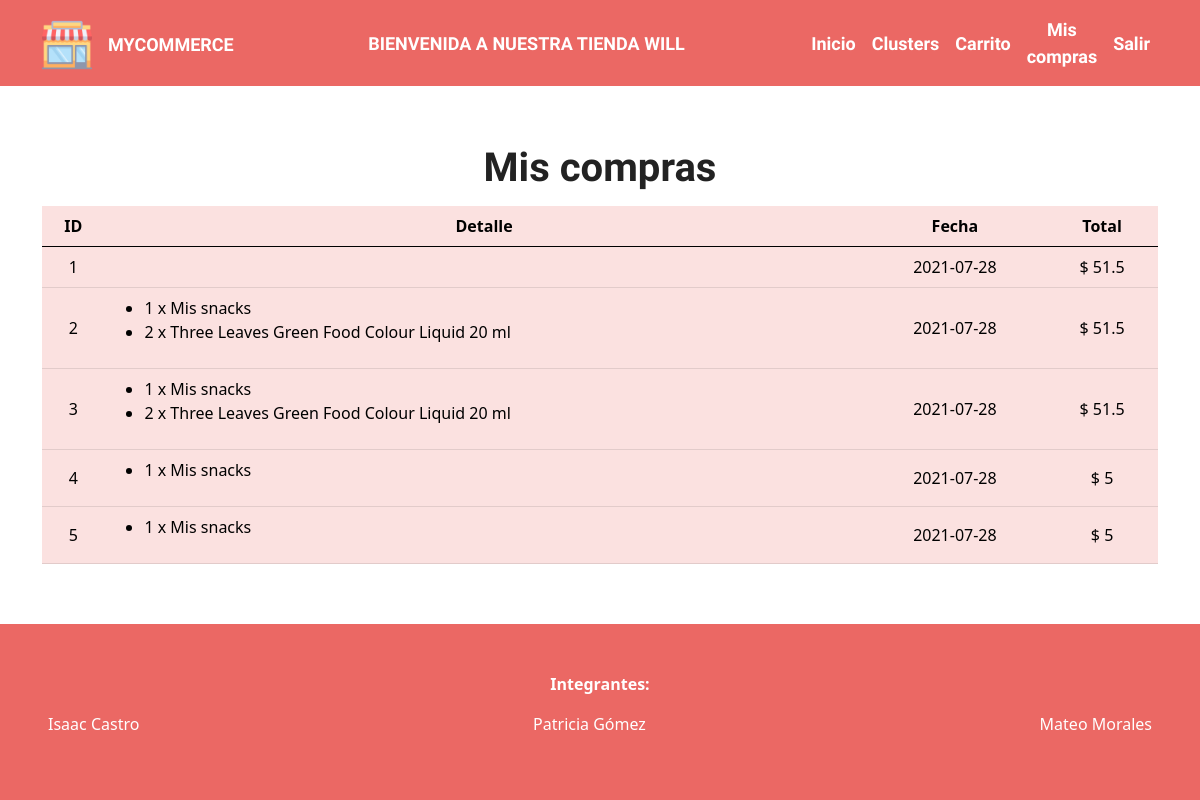
Page /compras (signed in) on the earlier database version.
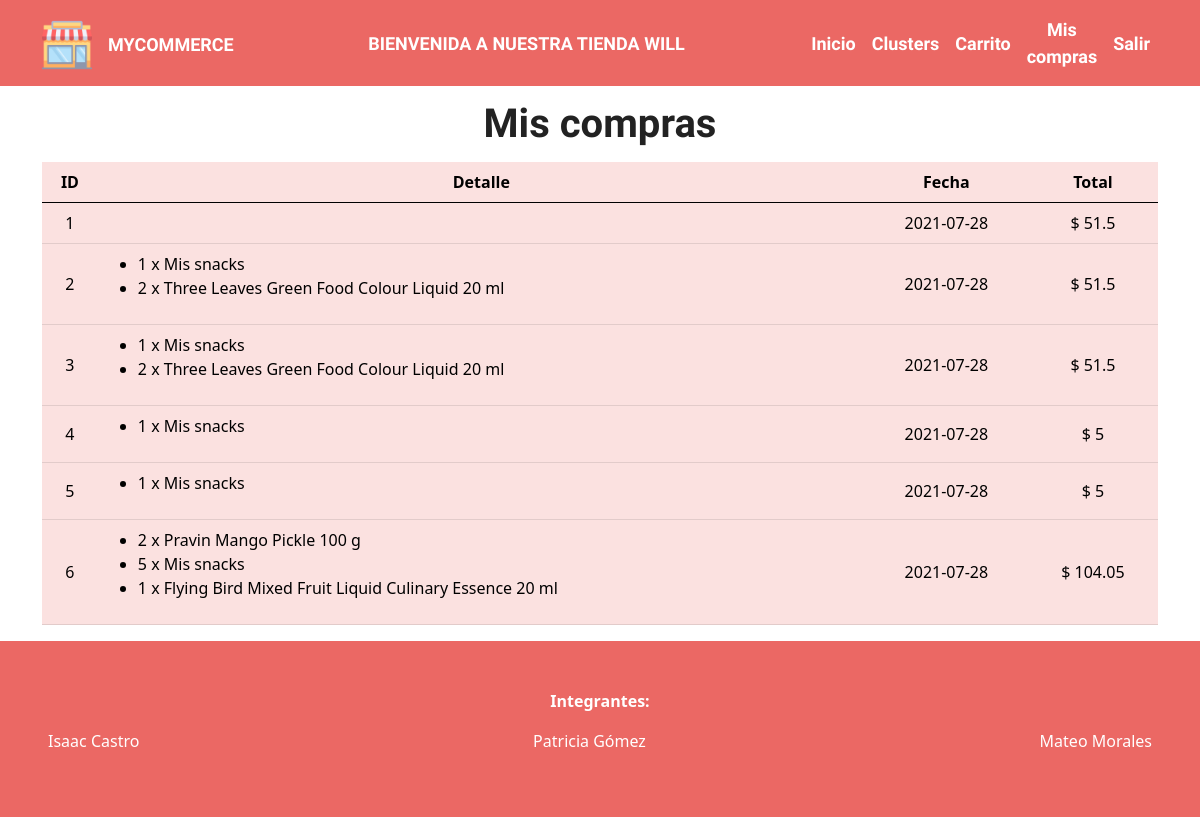
Same page on the later database version.
### tables this page shows
CREATE TABLE users ( id INTEGER PRIMARY KEY AUTOINCREMENT, names text not null, email text not null, password text not null);

CREATE TABLE "payments" (
	"id"	INTEGER PRIMARY KEY AUTOINCREMENT,
	"date"	INTEGER NOT NULL,
	"total"	NUMERIC NOT NULL,
	"user_id"	INTEGER NOT NULL,
	FOREIGN KEY("user_id") REFERENCES "users"("id")
);

### app.py (the view)
@app.route('/compras')
@login_required
def get_compras():
    conn = sqlite3.connect('app.db')
    curs = conn.cursor()
    user_id = current_user.get_id()
    curs.execute("SELECT * FROM payments where user_id = (?)", [user_id])
    compras = list(curs.fetchall())
    detalle = []
    for compra in compras:
        obj = {
            "id": compra[0],
            "fecha": compra[1],
            "total": compra[2]
        }
        curs.execute("SELECT * FROM payment_detail where payment_id = (?)", [obj['id']])
        compra_detalle = list(curs.fetchall())
        detalle_prods = []
        if len(compra_detalle) > 0:
            for item in compra_detalle:
                prod_id = item[1]
                prod = products.get_product_by_id(prod_id)
                cantidad = item[2]
                detalle_prods.append((prod, cantidad))
        obj['detalle'] = detalle_prods
        detalle.append(obj)
    return render_template('compras.html', user= current_user.get_data(), detalle=detalle)

### app.py (called while the page is built)
@login_manager.user_loader
def load_user(user_id):
    conn = sqlite3.connect('app.db')
    curs = conn.cursor()
    curs.execute("SELECT * from users where id = (?)", [user_id])
    lu = curs.fetchone()
    if lu is None:
        return None
    else:
        return User(int(lu[0]), lu[1], lu[2], lu[3])

@app.template_filter('date')
def timestamp_to_date(ts):
    date = datetime.fromtimestamp(ts)
    return date.date()

### controllers/products.py (called while the page is built)
def get_product_by_id(id):
    for prod in products:
        if int(prod['ID']) == id:
            return prod
    return None

### controllers/users.py (called while the page is built)
    def get_id(self):
        return self.id

    def get_data(self):
        return {'id': self.id, 'names': self.names, 'email': self.email}

### templates/compras.html
{% extends "base.html" %} {% block content %}
<div class="container">
  <div class="row">
    <div class="col">
      <h1 class="text-center my-3">Mis compras</h1>
      <table class="table table-primary">
        <thead>
          <tr>
            <th class="text-center">ID</th>
            <th class="text-center">Detalle</th>
            <th class="text-center">Fecha</th>
            <th class="text-center">Total</th>
          </tr>
        </thead>
        <tbody>
          {% for item in detalle %}
          <tr>
            <td class="text-center align-middle">
              {{ item['id'] }}
            </td>
            <td>
              <ul>
                {% for detalle in item.detalle %}
                <li> {{ detalle[1]}} x {{ detalle[0]['PRODUCT NAME'] }} </li>
                {% endfor %}
              </ul>
            </td>
            <td class="text-center align-middle"> {{ item.fecha|date }} </td>
            <td class="text-center align-middle"> $ {{ item.total }}</td>
          </tr>
          {% endfor %}
        </tbody>
      </table>
    </div>
  </div>
</div>
{% endblock %}

### templates/base.html (shortened to what this page needs)
<!DOCTYPE html>
<html lang="en">
<head>
  <link rel="stylesheet" href="/static/css/bootstrap.min.css">
  <link rel="stylesheet" href="https://cdnjs.cloudflare.com/ajax/libs/font-awesome/5.15.3/css/all.min.css" />
  <link rel="stylesheet" href="/static/css/styles.css">
</head>
<body class="d-flex flex-column justify-content-between">
  <nav class="navbar navbar-expand-lg navbar-dark bg-primary">
    <div class="container">
      <a class="navbar-brand" href="/">
        <img class="logo" src="/static/img/shops.png" alt="Logo UPS" />
      </a>
      <a class="navbar-brand" href="/">MyCommerce</a>
      {% if user %}
      <div class="text-center w-100">
        <span class="text-white text-uppercase"> Bienvenida a nuestra tienda {{user.names}}</span>
      </div>
      {% endif %}
      <div class="collapse navbar-collapse">
        <ul class="navbar-nav ms-auto mb-2 mb-lg-0">
          <li class="nav-item align-self-center">
            <a class="nav-link active" href="/">Inicio</a>
          </li>
          <li class="nav-item align-self-center">
            <a class="nav-link active" href="/clusters">Clusters</a>
          </li>
          {% if not user %}
          <li class="nav-item align-self-center">
            <a class="nav-link active" href="/registro">Registro</a>
          </li>
          <li class="nav-item align-self-center">
            <a class="nav-link active" href="/login">Iniciar Sesion</a>
          </li>
          {% else %}
          <li class="nav-item align-self-center">
            <a class="nav-link active" href="/carrito">Carrito</a>
          </li>
          <li class="nav-item align-self-center text-center">
            <a class="nav-link active" href="/compras">Mis compras</a>
          </li>
          <li class="nav-item align-self-center">
            <a class="nav-link active" href="/logout">Salir</a>
          </li>
          {% endif %}
        </ul>
      </div>
    </div>
  </nav>
    {% block content %} {% endblock %}
  <footer class="position-relative bg-primary text-white p-5">
    <p class="text-center">
      <strong>Integrantes:</strong>
    </p>
    <ul class="list-unstyled d-flex justify-content-between">
      <li>Isaac Castro </li>
      <li>Patricia Gómez</li>
      <li>Mateo Morales</li>
    </ul>
  </footer>
</body>
</html>

### static/css/styles.css (style rules this page uses)
.logo { width: 50px; height: 50px; }
body { height: 100vh; }

Differences in the rows shown:
added payments: id "6", detalle "2" "5" "1", detalle "Pravin Mango Pickle 100 g" "Mis snacks" "Flying Bird Mixed Fruit Liquid Culinary Essence 20 ml", fecha "2021-07-28", total "104.05"
